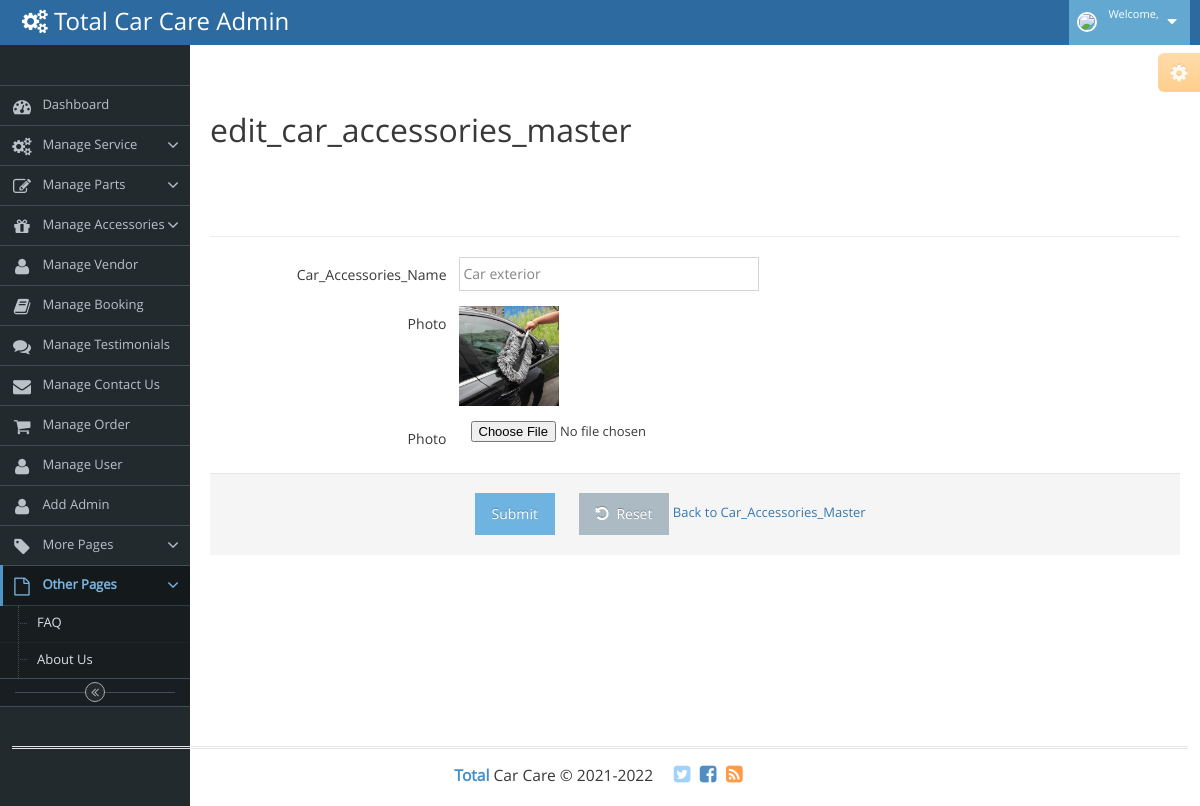
Page /edit_car_accessories_master.php?camid=6 on the committed database.
### tables this page shows
CREATE TABLE `car_accessories_master` (
  `camid` int(11) NOT NULL,
  `caname` varchar(50) NOT NULL,
  `photo` varchar(50) NOT NULL
);

### edit_car_accessories_master.php (the view, shortened to what this page needs)
<?php
    include("hhh.php");
?>
<?php
    $camid=$_GET['camid'];
    include 'connect.php';
    $q=mysqli_query($con,"select * from car_accessories_master where camid=$camid");
    $row=mysqli_fetch_array($q);
?>
                                <h1>  edit_car_accessories_master  </h1>
                                <hr>
                                <form method="POST" action="" enctype="multipart/form-data" class="form-horizontal" role="form" >
                                    <div class="form-group">
										<label class="col-sm-3 control-label no-padding-right" for="form-field-1"> Car_Accessories_Name </label>
										<div class="col-sm-9">
											<input type="text" name="caname" id="caname" value="<?php echo $row['caname'];?>" class="col-xs-10 col-sm-5" required/>
										</div>
									</div>
                                    <div class="form-group">
										<label class="col-sm-3 control-label no-padding-right" for="form-field-1"> Photo </label>
										<div class="col-sm-9">
											<image src='img/<?php echo $row['photo'];?>' height=100 width=100>
										</div>
									</div>
                                    <div class="form-group">
										<label class="col-sm-3 control-label no-padding-right" for="form-field-1"> Photo </label>
										<div class="col-sm-9">
											<input type="file" name="photo" id="photo" class="col-xs-10 col-sm-5" required/>
										</div>
									</div>
                                    <div class="clearfix form-actions">
										<div class="col-md-offset-3 col-md-9">
											<input type="submit" name="submit" id="submit" class="btn btn-info"  >
											<button class="btn" type="reset">
												<i class="ace-icon fa fa-undo bigger-110"></i>
												Reset
											</button>
                                            <a href="car_accessories_master.php"> Back to Car_Accessories_Master </a>
										</div>
									</div>
								</form>
<?php
    include("fff.php");
?>

### rows in the picture
car_accessories_master: caname "Car exterior", photo (picture)
